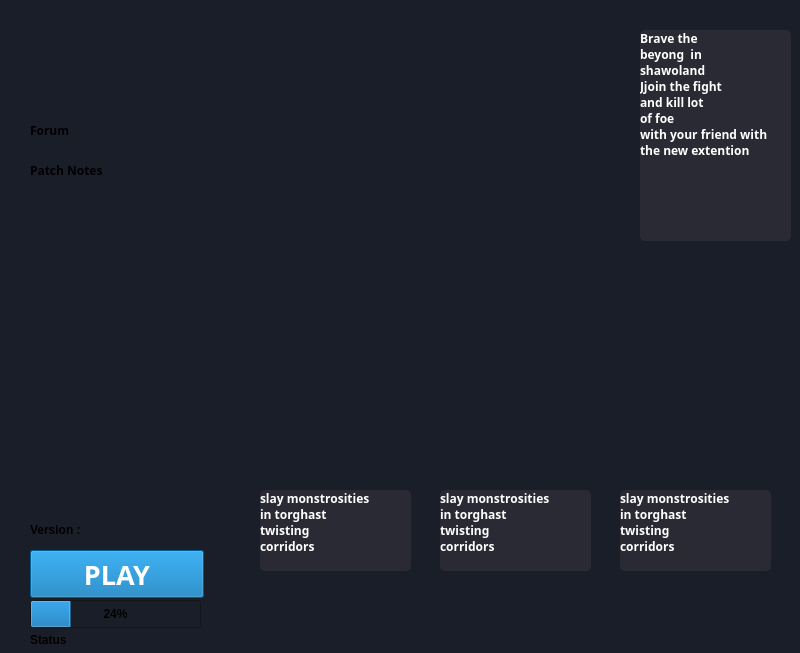
<?xml version="1.0" encoding="UTF-8"?>
<ui version="4.0">
 <class>MainWindow</class>
 <widget class="QMainWindow" name="MainWindow">
  <property name="geometry">
   <rect>
    <x>0</x>
    <y>0</y>
    <width>800</width>
    <height>653</height>
   </rect>
  </property>
  <property name="windowTitle">
   <string>LauncherByPaul</string>
  </property>
  <property name="styleSheet">
   <string notr="true">background-color : #1A1E29;</string>
  </property>
  <widget class="QWidget" name="centralWidget">
   <widget class="QLabel" name="wallpapperLabel">
    <property name="enabled">
     <bool>true</bool>
    </property>
    <property name="geometry">
     <rect>
      <x>10</x>
      <y>20</y>
      <width>211</width>
      <height>81</height>
     </rect>
    </property>
    <property name="maximumSize">
     <size>
      <width>16777215</width>
      <height>16777215</height>
     </size>
    </property>
    <property name="text">
     <string/>
    </property>
    <property name="pixmap">
     <pixmap resource="rcs.qrc">:/news/Rcs/logoVideoGames.png</pixmap>
    </property>
    <property name="scaledContents">
     <bool>false</bool>
    </property>
    <property name="alignment">
     <set>Qt::AlignmentFlag::AlignCenter</set>
    </property>
   </widget>
   <widget class="QLabel" name="versionLabel">
    <property name="geometry">
     <rect>
      <x>30</x>
      <y>520</y>
      <width>124</width>
      <height>20</height>
     </rect>
    </property>
    <property name="font">
     <font>
      <bold>true</bold>
     </font>
    </property>
    <property name="text">
     <string>Version : </string>
    </property>
    <property name="scaledContents">
     <bool>false</bool>
    </property>
    <property name="alignment">
     <set>Qt::AlignmentFlag::AlignLeading|Qt::AlignmentFlag::AlignLeft|Qt::AlignmentFlag::AlignVCenter</set>
    </property>
   </widget>
   <widget class="QLabel" name="statusLabel">
    <property name="geometry">
     <rect>
      <x>30</x>
      <y>630</y>
      <width>171</width>
      <height>20</height>
     </rect>
    </property>
    <property name="font">
     <font>
      <bold>true</bold>
     </font>
    </property>
    <property name="text">
     <string>Status</string>
    </property>
    <property name="alignment">
     <set>Qt::AlignmentFlag::AlignLeading|Qt::AlignmentFlag::AlignLeft|Qt::AlignmentFlag::AlignVCenter</set>
    </property>
   </widget>
   <widget class="QProgressBar" name="progressBar">
    <property name="enabled">
     <bool>true</bool>
    </property>
    <property name="geometry">
     <rect>
      <x>30</x>
      <y>600</y>
      <width>171</width>
      <height>28</height>
     </rect>
    </property>
    <property name="font">
     <font>
      <bold>true</bold>
     </font>
    </property>
    <property name="value">
     <number>24</number>
    </property>
   </widget>
   <widget class="QPushButton" name="launchButton">
    <property name="enabled">
     <bool>false</bool>
    </property>
    <property name="geometry">
     <rect>
      <x>30</x>
      <y>550</y>
      <width>174</width>
      <height>48</height>
     </rect>
    </property>
    <property name="font">
     <font>
      <family>Cascadia Mono</family>
      <pointsize>20</pointsize>
      <bold>true</bold>
     </font>
    </property>
    <property name="styleSheet">
     <string notr="true">background-color : #0070B2;
color: white;</string>
    </property>
    <property name="text">
     <string>PLAY</string>
    </property>
   </widget>
   <widget class="QLabel" name="forumLabel">
    <property name="geometry">
     <rect>
      <x>30</x>
      <y>120</y>
      <width>91</width>
      <height>20</height>
     </rect>
    </property>
    <property name="font">
     <font>
      <family>Cascadia Mono</family>
      <bold>true</bold>
     </font>
    </property>
    <property name="text">
     <string>Forum</string>
    </property>
   </widget>
   <widget class="QLabel" name="patchNoteLabel">
    <property name="geometry">
     <rect>
      <x>30</x>
      <y>160</y>
      <width>121</width>
      <height>20</height>
     </rect>
    </property>
    <property name="font">
     <font>
      <family>Cascadia Mono</family>
      <bold>true</bold>
     </font>
    </property>
    <property name="text">
     <string>Patch Notes</string>
    </property>
   </widget>
   <widget class="QLabel" name="mainNewLabel">
    <property name="geometry">
     <rect>
      <x>260</x>
      <y>20</y>
      <width>381</width>
      <height>231</height>
     </rect>
    </property>
    <property name="text">
     <string/>
    </property>
    <property name="pixmap">
     <pixmap resource="rcs.qrc">:/news/Rcs/mainNews.png</pixmap>
    </property>
   </widget>
   <widget class="QLabel" name="firstNewLabel">
    <property name="geometry">
     <rect>
      <x>260</x>
      <y>360</y>
      <width>151</width>
      <height>131</height>
     </rect>
    </property>
    <property name="text">
     <string/>
    </property>
    <property name="pixmap">
     <pixmap resource="rcs.qrc">:/news/Rcs/new1.png</pixmap>
    </property>
   </widget>
   <widget class="QLabel" name="secondNewLabel">
    <property name="geometry">
     <rect>
      <x>440</x>
      <y>360</y>
      <width>151</width>
      <height>131</height>
     </rect>
    </property>
    <property name="text">
     <string/>
    </property>
    <property name="pixmap">
     <pixmap resource="rcs.qrc">:/news/Rcs/new2.png</pixmap>
    </property>
   </widget>
   <widget class="QLabel" name="thirdNewlabel">
    <property name="geometry">
     <rect>
      <x>620</x>
      <y>360</y>
      <width>151</width>
      <height>131</height>
     </rect>
    </property>
    <property name="text">
     <string/>
    </property>
    <property name="pixmap">
     <pixmap resource="rcs.qrc">:/news/Rcs/new3.png</pixmap>
    </property>
   </widget>
   <widget class="QLabel" name="mainNewTextLabel">
    <property name="geometry">
     <rect>
      <x>640</x>
      <y>30</y>
      <width>151</width>
      <height>211</height>
     </rect>
    </property>
    <property name="font">
     <font>
      <family>Cascadia Mono</family>
      <bold>true</bold>
     </font>
    </property>
    <property name="styleSheet">
     <string notr="true">border-radius: 5px;
background-color:#2A2A34;
color: white;</string>
    </property>
    <property name="text">
     <string>Brave the
beyong  in
shawoland
Jjoin the fight
and kill lot
of foe
with your friend with 
the new extention</string>
    </property>
    <property name="textFormat">
     <enum>Qt::TextFormat::AutoText</enum>
    </property>
    <property name="scaledContents">
     <bool>false</bool>
    </property>
    <property name="alignment">
     <set>Qt::AlignmentFlag::AlignLeading|Qt::AlignmentFlag::AlignLeft|Qt::AlignmentFlag::AlignTop</set>
    </property>
   </widget>
   <widget class="QLabel" name="mainNewTextLabel_4">
    <property name="geometry">
     <rect>
      <x>620</x>
      <y>490</y>
      <width>151</width>
      <height>81</height>
     </rect>
    </property>
    <property name="font">
     <font>
      <family>Cascadia Mono</family>
      <bold>true</bold>
      <underline>false</underline>
      <strikeout>false</strikeout>
      <kerning>false</kerning>
     </font>
    </property>
    <property name="styleSheet">
     <string notr="true">border-radius: 5px;
background-color:#2A2A34;
color: white;</string>
    </property>
    <property name="text">
     <string>slay monstrosities
in torghast 
twisting
corridors</string>
    </property>
    <property name="textFormat">
     <enum>Qt::TextFormat::AutoText</enum>
    </property>
    <property name="scaledContents">
     <bool>false</bool>
    </property>
    <property name="alignment">
     <set>Qt::AlignmentFlag::AlignLeading|Qt::AlignmentFlag::AlignLeft|Qt::AlignmentFlag::AlignTop</set>
    </property>
   </widget>
   <widget class="QLabel" name="mainNewTextLabel_5">
    <property name="geometry">
     <rect>
      <x>440</x>
      <y>490</y>
      <width>151</width>
      <height>81</height>
     </rect>
    </property>
    <property name="font">
     <font>
      <family>Cascadia Mono</family>
      <bold>true</bold>
      <underline>false</underline>
      <strikeout>false</strikeout>
      <kerning>false</kerning>
     </font>
    </property>
    <property name="styleSheet">
     <string notr="true">border-radius: 5px;;
background-color:#2A2A34;
color: white;</string>
    </property>
    <property name="text">
     <string>slay monstrosities
in torghast 
twisting
corridors</string>
    </property>
    <property name="textFormat">
     <enum>Qt::TextFormat::AutoText</enum>
    </property>
    <property name="scaledContents">
     <bool>false</bool>
    </property>
    <property name="alignment">
     <set>Qt::AlignmentFlag::AlignLeading|Qt::AlignmentFlag::AlignLeft|Qt::AlignmentFlag::AlignTop</set>
    </property>
   </widget>
   <widget class="QLabel" name="mainNewTextLabel_6">
    <property name="geometry">
     <rect>
      <x>260</x>
      <y>490</y>
      <width>151</width>
      <height>81</height>
     </rect>
    </property>
    <property name="font">
     <font>
      <family>Cascadia Mono</family>
      <bold>true</bold>
      <underline>false</underline>
      <strikeout>false</strikeout>
      <kerning>false</kerning>
     </font>
    </property>
    <property name="styleSheet">
     <string notr="true">border-radius: 5px;
background-color:#2A2A34;
color: white;</string>
    </property>
    <property name="text">
     <string>slay monstrosities
in torghast 
twisting
corridors</string>
    </property>
    <property name="textFormat">
     <enum>Qt::TextFormat::AutoText</enum>
    </property>
    <property name="scaledContents">
     <bool>false</bool>
    </property>
    <property name="alignment">
     <set>Qt::AlignmentFlag::AlignLeading|Qt::AlignmentFlag::AlignLeft|Qt::AlignmentFlag::AlignTop</set>
    </property>
   </widget>
  </widget>
 </widget>
 <resources>
  <include location="rcs.qrc"/>
 </resources>
 <connections/>
</ui>
